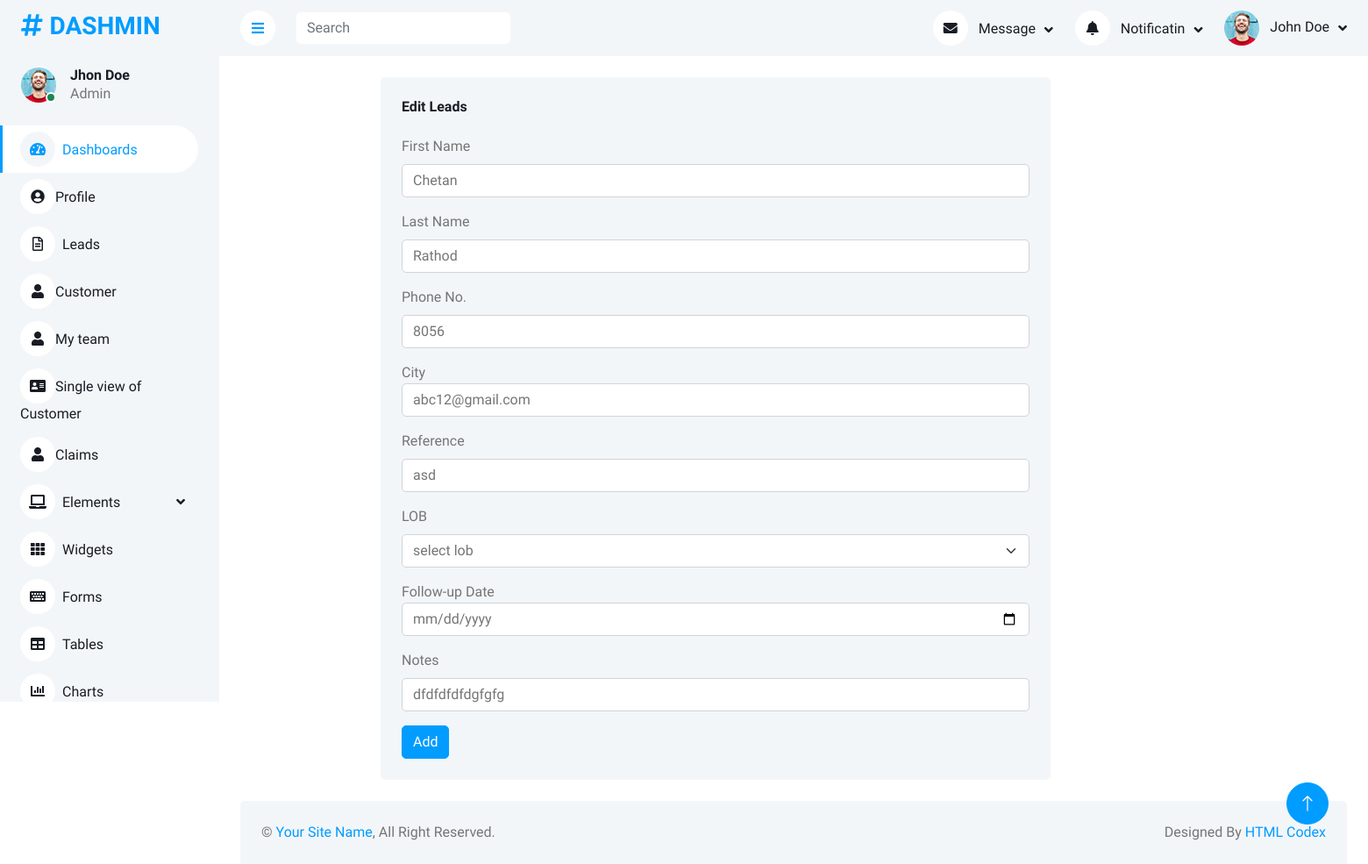
Screenshot of /edit-leads/2 with the database file from the repository.
### InsurancePolicy/models.py (models this page shows, shortened)
class Lead(models.Model):
    FirstName=models.CharField(max_length=50)
    LastName=models.CharField(max_length=50)
    Phone_No=models.IntegerField()
    City=models.CharField(max_length=50)
    Reference=models.CharField(max_length=50)
    LOB=models.CharField(default='Engineering',max_length=50)
    Follow_up_date=models.DateField(default=date.today())
    Notes=models.CharField(max_length=1000)

### InsurancePolicy/views.py (the view, shortened to what this page needs)
# urls.py: path('edit-leads/<int:id>',views.edit_leads,name="edit-leads"),
def edit_leads(request,id):
    displaylead=Lead.objects.get(id=id)
    return render(request,'edit_lead.html',{'displaylead':displaylead})

### templates/edit_lead.html (shortened to what this page needs)
{% extends "base.html" %}
{% load static %}
{% block mainsection %}
    <div class="container-fluid position-relative bg-white d-flex p-0" style="width: 100em;margin-left: 10em;">
            <div class="container-fluid pt-4 px-4" style="width: 300em;">
                <div class="row g-4">
                    <div class="col-sm-12 col-xl-6">
                        <div class="bg-light rounded h-100 p-4">
                            <h6 class="mb-4">Edit Leads</h6>
                            <form method="post" action="/edit-leads/{{displaylead.id}}">
                                <div class="mb-3">
                                    <label for="FirstName" class="form-label">First Name</label>
                                    <input type="text" class="form-control" id="FirstName"  value="{{displaylead.FirstName}}" name="firstname"required>
                                </div>
                                <div class="mb-3">
                                    <label for="LastName" class="form-label">Last Name</label>
                                    <input type="text" class="form-control" id="LastName"  value="{{displaylead.LastName}}" name="lastname">
                                </div>
                                <div class="mb-3">
                                    <label for="Phoneno" class="form-label">Phone No.</label>
                                    <input type="text" class="form-control" id="Phoneno"  value="{{displaylead.Phone_No}}" name="phoneno"required>
                                </div>
                                <div class="mb-3">
                                    <label class="city">City</label>
                                    <input type="text" class="form-control" id="city"  value="{{displaylead.City}}" name="city"required>
                                </div>
                                <div class="mb-3">
                                    <label for="reference" class="form-label">Reference</label>
                                    <input type="text" class="form-control" id="reference"  value="{{displaylead.Reference}}" name="reference" >
                                </div>
                                <div class="mb-3">
                                    <label class="form-label form-label">LOB</label>
                                    <select class="form-select" aria-label="Default select example"  value="{{displaylead.LOB}}" name="lob" required>
                                        <option>select lob</option>
                                    </select>
                                </div>
                                <div class="mb-3">
                                    <label class="follow-up date">Follow-up Date</label>
                                    <input type="date"class="form-control" value="{{displaylead.Follow_up_date}}"  id="follow-up date" name="follow-up date">
                                </div>
                                <div class="mb-3">
                                    <label for="Notes" class="form-label">Notes</label>
                                    <input type="text" class="form-control" id="Notes"  value="{{displaylead.Notes}}" name="notes">
                                </div>
                                <button type="submit"  class="btn btn-primary">Add</button>
                            </form>
                        </div>
                    </div>
                </div>
            </div>
    </div>
    {% endblock mainsection %}

### static/css/style.css (style rules this page uses)
:root { --primary: #009CFF; --light: #F3F6F9; --dark: #191C24; }
.btn { transition: .5s; }
.btn.btn-primary { color: #FFFFFF; }

### rows the page displays
Lead: firstname "Chetan", lastname "Rathod", phoneno "8056", city "abc12@gmail.com", reference "asd", lob "select lob", notes "dfdfdfdfdgfgfg"
